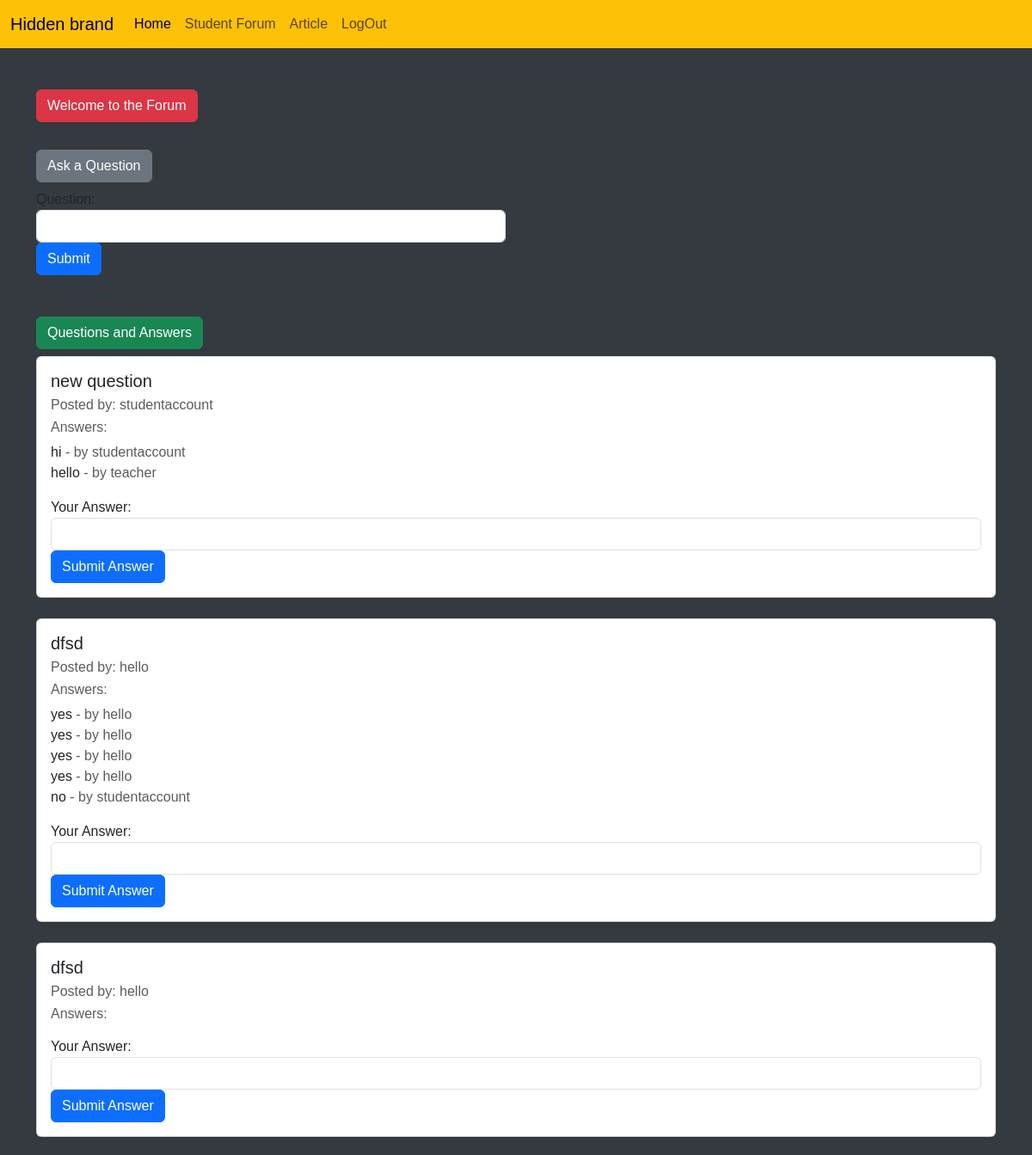
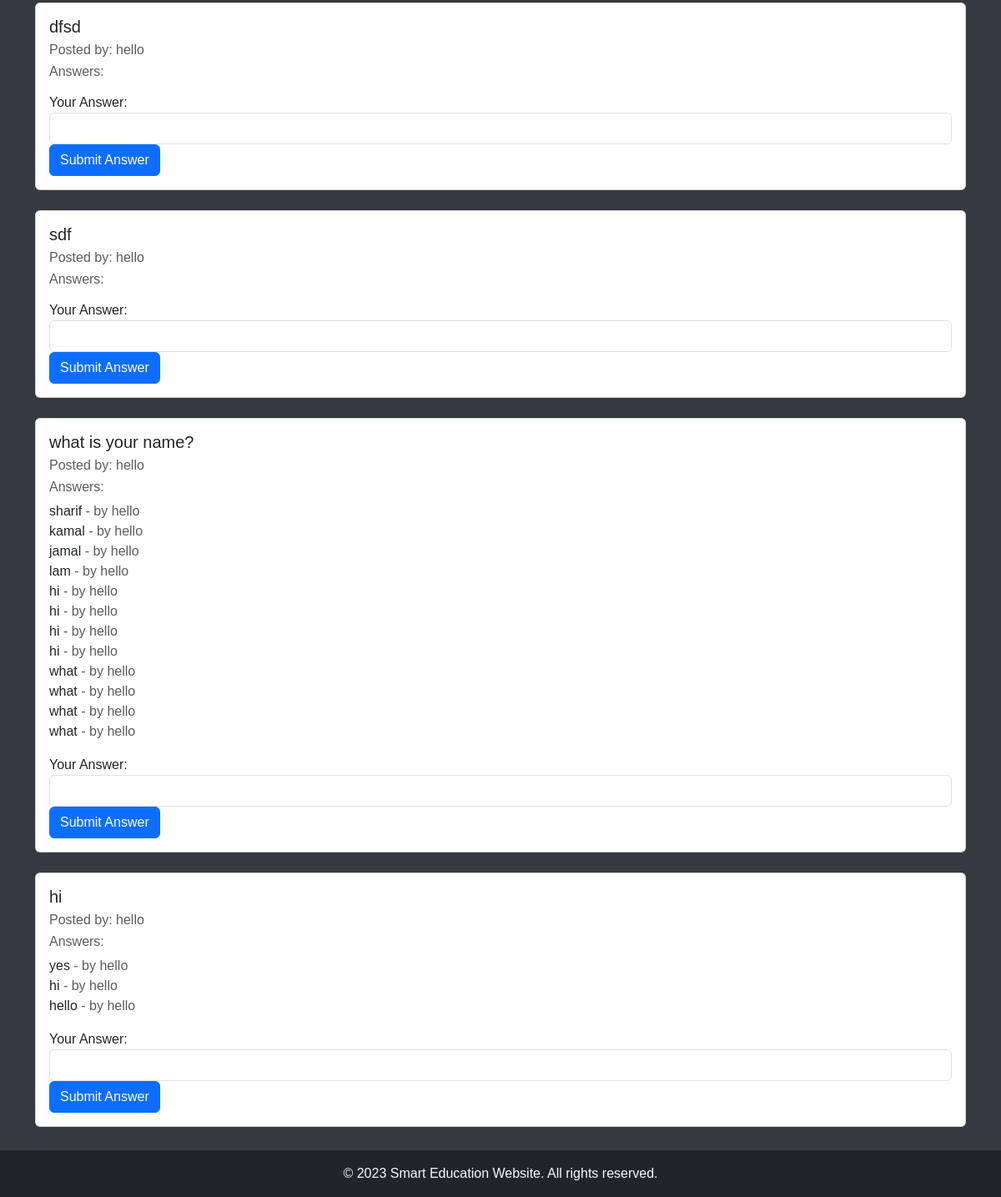
The page /newapp/forum/ (signed in) on the database its author committed (2 pictures, top to bottom).
### newapp/models.py (models this page shows)
class fquestion(models.Model):
    user = models.ForeignKey(settings.AUTH_USER_MODEL, on_delete=models.CASCADE)
    text = models.TextField()

class Answer(models.Model):
    user = models.ForeignKey(settings.AUTH_USER_MODEL, on_delete=models.CASCADE)
    question = models.ForeignKey(fquestion, on_delete=models.CASCADE)
    text = models.TextField()

### accounts/models.py (models this page shows)
class CustomUser(AbstractUser):
    USER_TYPES = [
        ('student', 'Student'),
        ('teacher', 'Teacher'),
    ]
    user_type = models.CharField(max_length=10, choices=USER_TYPES)
    groups = models.ManyToManyField(
        'auth.Group',
        verbose_name='groups',
        blank=True,
        related_name='customuser_set',
        help_text='The groups this user belongs to. A user will get all permissions granted to each of their groups.',
    )
    user_permissions = models.ManyToManyField(
        'auth.Permission',
        verbose_name='user permissions',
        blank=True,
        related_name='customuser_set',
        help_text='Specific permissions for this user.',
    )

### newapp/views.py (the view, shortened to what this page needs)
# urls.py: path('forum/', views.forum, name='forum'),
@login_required
def forum(request):
    questions = fquestion.objects.all().order_by('-id')
    context = {'questions': questions}
    return render(request, 'forum.html', context)

### newapp/templates/forum.html (shortened to what this page needs)
{% extends 'base.html' %}
{% block test %}
    <div class="container mt-5">
        <h1 class= "btn btn-danger">Welcome to the Forum</h1>
        <div class="row mt-4">
            <div class="col-md-6">
                <h2 class="btn btn-secondary">Ask a Question</h2>
                <form method="post" action="{% url 'newapp:forum' %}" class="mb-4">
                    <div class="form-group">
                        <label for="question_text">Question:</label>
                        <input type="text" class="form-control" name="question_text" required>
                    </div>
                    <button type="submit" class="btn btn-primary">Submit</button>
                </form>
            </div>
        </div>
        <h2 class="mt-4 btn btn-success">Questions and Answers</h2>
        {% for question in questions %}
            <div class="card mb-4">
                <div class="card-body">
                    <h5 class="card-title">{{ question.text }}</h5>
                    <p class="card-subtitle mb-2 text-muted">Posted by: {{ question.user.username }}</p>
                    <h6 class="card-subtitle mb-2 text-muted">Answers:</h6>
                    <ul class="list-unstyled">
                        {% for answer in question.answer_set.all %}
                            <li>
                                {{ answer.text }}
                                <span class="text-muted"> - by {{ answer.user.username }}</span>
                            </li>
                        {% endfor %}
                    </ul>
                    <form method="post" action="{% url 'newapp:forum' %}">
                        <div class="form-group">
                            <label for="answer_text">Your Answer:</label>
                            <input type="text" class="form-control" name="answer_text" required>
                        </div>
                        <button type="submit" class="btn btn-primary">Submit Answer</button>
                    </form>
                </div>
            </div>
        {% endfor %}
    </div>
{% endblock test %}

### static/css/style.css (style rules this page uses)
body { font-family: Arial, sans-serif; display: flex; flex-direction: column; min-height: 100vh; display: flex; flex-direction: column; margin: 0; background-color: #343a40; padding-bottom: 60px; }
.btn-primary { --bs-btn-color: #fff; --bs-btn-hover-color: #fff; --bs-btn-focus-shadow-rgb: 49,132,253; --bs-btn-active-color: #fff; --bs-btn-active-shadow: inset 0 3px 5px rgba(0, 0, 0, 0.125); --bs-btn-disabled-color: #fff; }

### rows shown on the page
fquestion: text "new question", user.username "studentaccount"
Answer: text "hi", user.username "studentaccount"
Answer: text "hello", user.username "teacher"
fquestion: text "dfsd", user.username "hello"
Answer: text "yes", user.username "hello"
Answer: text "yes", user.username "hello"
Answer: text "yes", user.username "hello"
Answer: text "yes", user.username "hello"
Answer: text "no", user.username "studentaccount"
fquestion: text "dfsd", user.username "hello"
fquestion: text "dfsd", user.username "hello"
fquestion: text "sdf", user.username "hello"
fquestion: text "what is your name?", user.username "hello"
Answer: text "sharif", user.username "hello"
Answer: text "kamal", user.username "hello"
Answer: text "jamal", user.username "hello"
Answer: text "lam", user.username "hello"
Answer: text "hi", user.username "hello"
Answer: text "hi", user.username "hello"
Answer: text "hi", user.username "hello"
Answer: text "hi", user.username "hello"
Answer: text "what", user.username "hello"
Answer: text "what", user.username "hello"
Answer: text "what", user.username "hello"
Answer: text "what", user.username "hello"
fquestion: text "hi", user.username "hello"
Answer: text "yes", user.username "hello"
Answer: text "hi", user.username "hello"
Answer: text "hello", user.username "hello"
